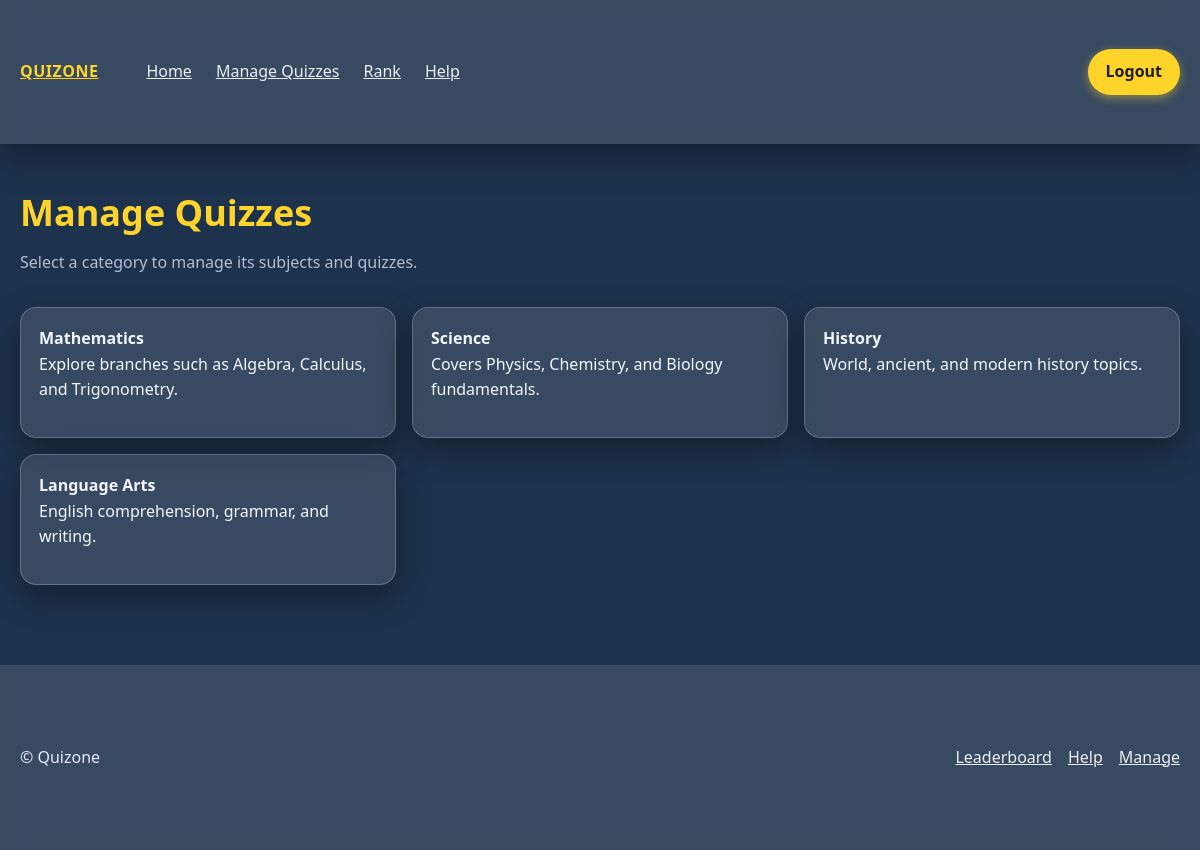
The page /?route=manage& (signed in) on the database its author committed.
### tables this page shows
CREATE TABLE subject_categories (
  id INT AUTO_INCREMENT PRIMARY KEY,
  title VARCHAR(250) NOT NULL,
  description TEXT NULL
);

### app/controllers/ManageController.php (called while the page is built, shortened)
<?php
require_once __DIR__ . '/../models/Category.php';
  class ManageController extends Controller {
    public function showManagePage() {
      $categoryModel = new Category();
      $categories = $categoryModel->getAllCategories();
      $this->view("manage", [
        'categories' => $categories,
      ]);
    }
}
?>

### app/config/database.php (called while the page is built, shortened)
<?php
  function getDBConnection() {
    $servername = 'localhost';
    $username = 'root';
    $password = '';
    $dbname = 'quiz';
    $port = 3308;
    $conn = new mysqli($servername, $username, $password, $dbname, $port);
    return $conn;
  }
?>

### app/models/Category.php (called while the page is built, shortened)
<?php
require_once __DIR__ . '/../config/database.php';
class Category
{
    private $conn;
    public function __construct()
    {
        $this->conn = getDBConnection();
    }
    public function getAllCategories()
    {
        $sql = "SELECT id, title, description FROM subject_categories ORDER BY id ASC";
        $result = $this->conn->query($sql);
        return $result ? $result->fetch_all(MYSQLI_ASSOC) : [];
    }
}
?>

### app/views/manage.php (the view, shortened to what this page needs)
<?php
include 'app/views/layouts/header.php';
?>
<section class="container">
    <h1 class="page-title">Manage Quizzes</h1>
    <p class="sub">Select a category to manage its subjects and quizzes.</p>
    <div class="grid-3">
        <?php foreach ($categories as $cat): ?>
            <a class="category-card"
               href="/quiz_app/?route=manage_category&category_id=<?= (int)$cat['id'] ?>">
                <strong><?= htmlspecialchars($cat['title']) ?></strong>
                <p><?= htmlspecialchars($cat['description']) ?></p>
            </a>
        <?php endforeach; ?>
    </div>
</section>
<?php include 'app/views/layouts/footer.php'; ?>

### assets/css/style.css (style rules this page uses)
:root { --bg: #1d324c; --glass: rgba(208, 208, 208, 0.18); --text: #f1f1f1; --muted: #c8ccd8; --primary: #d9d9d9; --accent: #ffd42a; --card: #ffffff; --radius: 16px; --shadow: 0 10px 28px rgba(34, 25, 80, 0.2); --container: 1200px; --space-xs: 4px; --space-sm: 8px; --space-md: 16px; --space-lg: 24px; --space-xl: 40px; }
* { box-sizing: border-box; margin: 0; padding: 0; }
html, body { height: 100%; }
body { margin: 0; font: 16px/1.6 system-ui, Segoe UI, Roboto, sans-serif; color: var(--text); background: var(--bg); }
p { margin-bottom: var(--space-md); }
.container { max-width: var(--container); margin: 0 auto; padding: var(--space-lg); }

### assets/css/manage.css (style rules this page uses)
:root { --bg: #1d324c; --glass: rgba(255, 255, 255, 0.12); --glass-border: rgba(255, 255, 255, 0.22); --glass-hover: rgba(255, 255, 255, 0.18); --text: #f2f6ff; --muted: #b4bed2; --primary: #ffd42a; --accent: #ffd42a; --radius: 16px; --shadow: 0 12px 32px rgba(0, 0, 0, 0.35); --container: 1200px; }
* { box-sizing: border-box; }
body { margin: 0; background: var(--bg); font-family: system-ui, sans-serif; color: var(--text); }
.container { max-width: var(--container); margin: 0 auto; padding: 40px 20px; }
.page-title { font-size: 36px; margin-bottom: 8px; font-weight: 700; color: var(--accent); }
.sub { font-size: 16px; color: var(--muted); margin-bottom: 32px; }
.category-card, .subject-card, .quiz-card { padding: 18px; background: var(--glass); backdrop-filter: blur(12px); border-radius: var(--radius); box-shadow: var(--shadow); text-decoration: none; color: var(--text); display: block; position: relative; border: 1px solid rgba(255, 255, 255, 0.22); transition: transform 0.15s ease, background 0.25s ease; }
.grid-3 { display: grid; grid-template-columns: repeat(3, 1fr); gap: 16px; margin-top: 20px; }

### rows shown on the page
subject_categories: title "Mathematics", description "Explore branches such as Algebra, Calculus, and Trigonometry."
subject_categories: title "Science", description "Covers Physics, Chemistry, and Biology fundamentals."
subject_categories: title "History", description "World, ancient, and modern history topics."
subject_categories: title "Language Arts", description "English comprehension, grammar, and writing."
